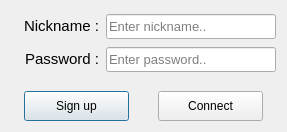
<?xml version="1.0" encoding="UTF-8"?>
<ui version="4.0">
 <class>LoginDiag</class>
 <widget class="QDialog" name="LoginDiag">
  <property name="geometry">
   <rect>
    <x>0</x>
    <y>0</y>
    <width>287</width>
    <height>132</height>
   </rect>
  </property>
  <property name="windowTitle">
   <string>Login</string>
  </property>
  <layout class="QHBoxLayout" name="horizontalLayout">
   <item>
    <layout class="QVBoxLayout" name="verticalLayout" stretch="10,4">
     <property name="spacing">
      <number>16</number>
     </property>
     <item>
      <layout class="QVBoxLayout" name="verticalLayout_2">
       <property name="spacing">
        <number>2</number>
       </property>
       <property name="topMargin">
        <number>0</number>
       </property>
       <property name="bottomMargin">
        <number>0</number>
       </property>
       <item>
        <layout class="QHBoxLayout" name="horizontalLayout_5" stretch="3,6">
         <item>
          <layout class="QHBoxLayout" name="horizontalLayout_8">
           <property name="leftMargin">
            <number>6</number>
           </property>
           <item alignment="Qt::AlignRight|Qt::AlignVCenter">
            <widget class="QLabel" name="label">
             <property name="font">
              <font>
               <family>Tahoma</family>
               <pointsize>11</pointsize>
              </font>
             </property>
             <property name="text">
              <string>Nickname : </string>
             </property>
            </widget>
           </item>
          </layout>
         </item>
         <item>
          <layout class="QHBoxLayout" name="horizontalLayout_7">
           <property name="spacing">
            <number>6</number>
           </property>
           <property name="bottomMargin">
            <number>0</number>
           </property>
           <item alignment="Qt::AlignVCenter">
            <widget class="QLineEdit" name="NicknameField">
             <property name="minimumSize">
              <size>
               <width>170</width>
               <height>25</height>
              </size>
             </property>
             <property name="maximumSize">
              <size>
               <width>170</width>
               <height>25</height>
              </size>
             </property>
             <property name="font">
              <font>
               <family>Tahoma</family>
               <pointsize>10</pointsize>
              </font>
             </property>
             <property name="text">
              <string/>
             </property>
             <property name="placeholderText">
              <string>Enter nickname..</string>
             </property>
            </widget>
           </item>
          </layout>
         </item>
        </layout>
       </item>
       <item>
        <layout class="QHBoxLayout" name="horizontalLayout_6" stretch="3,6">
         <item>
          <layout class="QHBoxLayout" name="horizontalLayout_10">
           <property name="leftMargin">
            <number>6</number>
           </property>
           <item alignment="Qt::AlignRight|Qt::AlignVCenter">
            <widget class="QLabel" name="label_2">
             <property name="font">
              <font>
               <family>Tahoma</family>
               <pointsize>11</pointsize>
              </font>
             </property>
             <property name="text">
              <string>Password : </string>
             </property>
            </widget>
           </item>
          </layout>
         </item>
         <item>
          <layout class="QHBoxLayout" name="horizontalLayout_9">
           <item alignment="Qt::AlignVCenter">
            <widget class="QLineEdit" name="PasswordField">
             <property name="minimumSize">
              <size>
               <width>170</width>
               <height>25</height>
              </size>
             </property>
             <property name="maximumSize">
              <size>
               <width>170</width>
               <height>25</height>
              </size>
             </property>
             <property name="font">
              <font>
               <family>Tahoma</family>
               <pointsize>10</pointsize>
              </font>
             </property>
             <property name="text">
              <string/>
             </property>
             <property name="echoMode">
              <enum>QLineEdit::Password</enum>
             </property>
             <property name="placeholderText">
              <string>Enter password..</string>
             </property>
            </widget>
           </item>
          </layout>
         </item>
        </layout>
       </item>
      </layout>
     </item>
     <item>
      <layout class="QHBoxLayout" name="horizontalLayout_2">
       <item>
        <layout class="QHBoxLayout" name="horizontalLayout_4">
         <item>
          <widget class="QPushButton" name="SignupButton">
           <property name="minimumSize">
            <size>
             <width>105</width>
             <height>30</height>
            </size>
           </property>
           <property name="maximumSize">
            <size>
             <width>105</width>
             <height>30</height>
            </size>
           </property>
           <property name="text">
            <string>Sign up</string>
           </property>
          </widget>
         </item>
        </layout>
       </item>
       <item>
        <layout class="QHBoxLayout" name="horizontalLayout_3">
         <item>
          <widget class="QPushButton" name="ConnectField">
           <property name="minimumSize">
            <size>
             <width>105</width>
             <height>30</height>
            </size>
           </property>
           <property name="maximumSize">
            <size>
             <width>105</width>
             <height>30</height>
            </size>
           </property>
           <property name="text">
            <string>Connect</string>
           </property>
          </widget>
         </item>
        </layout>
       </item>
      </layout>
     </item>
    </layout>
   </item>
  </layout>
 </widget>
 <resources/>
 <connections/>
</ui>
